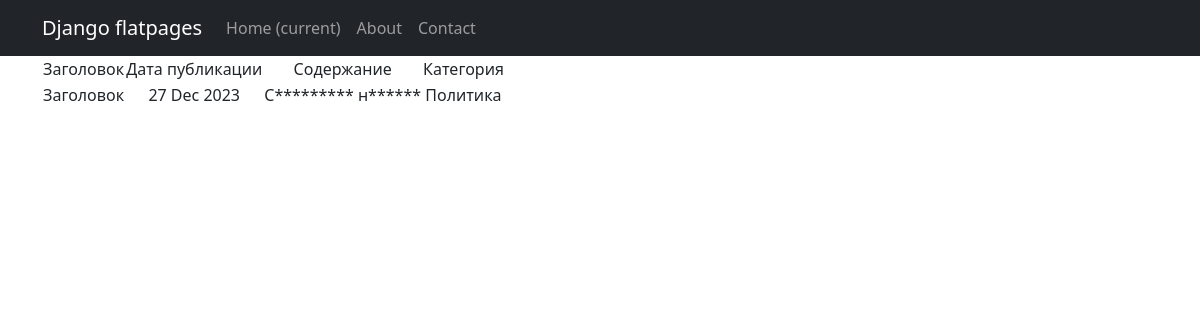
The page /news/1/ on the database its author committed.
### news_portal/models.py (models this page shows, shortened)
class Post(models.Model):
    author = models.ForeignKey(Author, default=1, on_delete=models.SET_DEFAULT,
                               verbose_name=pgettext_lazy('Author', 'Author'))
    type = models.CharField(max_length=7, choices=TYPE, verbose_name=pgettext_lazy('Type', 'Type'))
    time_in = models.DateTimeField(auto_now_add=True, verbose_name=pgettext_lazy('Time_in', 'Time_in'))
    category = models.ManyToManyField(Category, through='PostCategory',
                                      verbose_name=pgettext_lazy('Category', 'Category'))
    title = models.CharField(max_length=255, verbose_name=pgettext_lazy('Title', 'Title'))
    text = models.TextField(verbose_name=pgettext_lazy('Text', 'Text'))
    rating = models.IntegerField(default=0, verbose_name=pgettext_lazy('Rating', 'Rating'))

class Category(models.Model):
    name = models.CharField(max_length=40, unique=True,)
    subscribers = models.ManyToManyField(User, related_name='categories')

### news_portal/views.py (the view)
# urls.py: path('news/<int:pk>/', NewsDetail.as_view(), name='post_detail'),
class NewsDetail(DetailView):
    model = Post
    template_name = 'post_detail.html'
    context_object_name = 'post'

### news_portal/templatetags/custom_filters.py (called while the page is built)
@register.filter()
def censor(value):
   for word in censor_list:
      value = value.replace(word[1:], '*' * len(word[1:]))
   return value

### templates/post_detail.html
{% extends 'default.html' %}
{% load custom_filters %}
{% block content %}
{% if post %}
<table>
    <tr>
        <td>Заголовок</td>
        <td>Дата публикации</td>
        <td>Содержание</td>
        <td>Категория</td>
    </tr>
    <tr>
        <td>{{ post.title }}</td>
        <td>{{ post.time_in|date:'d M Y' }}</td>
        <td>{{ post.text|censor }}</td>
        {% for cat in post.category.all %}
        <td>{{ cat.name }}</td>
        {% endfor %}
    </tr>
</table>
{% else %}
<h3>Публикаций нет!</h3>
{% endif %}
{% endblock content %}

### rows shown on the page
Post: title "Заголовок", time_in "27 Dec 2023", text|censor "С********* н******"
Category: name "Политика"
